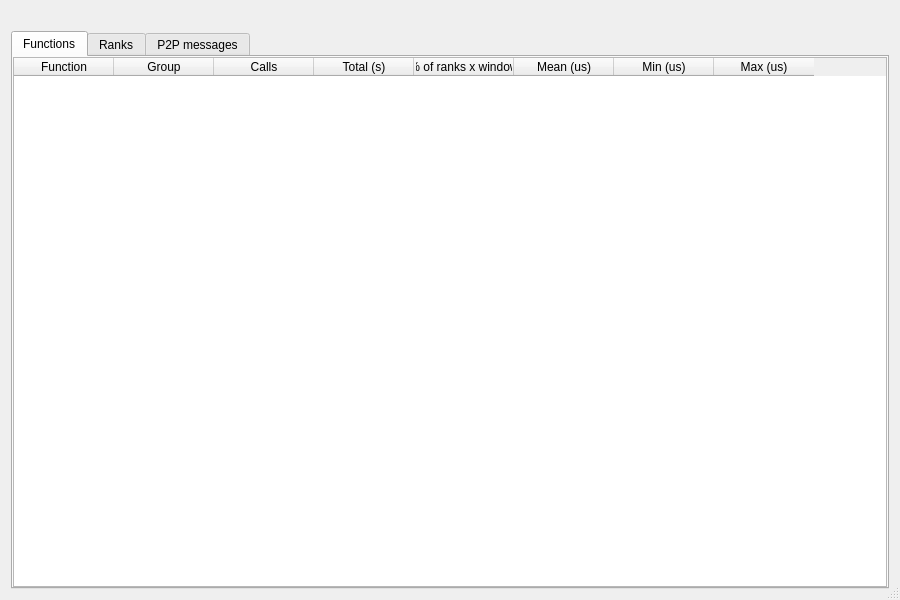
<?xml version="1.0" encoding="UTF-8"?>
<ui version="4.0">
 <class>StatsDialog</class>
 <widget class="QDialog" name="StatsDialog">
  <property name="geometry">
   <rect>
    <x>0</x>
    <y>0</y>
    <width>900</width>
    <height>600</height>
   </rect>
  </property>
  <property name="windowTitle">
   <string>Statistics</string>
  </property>
  <property name="sizeGripEnabled">
   <bool>true</bool>
  </property>
  <layout class="QVBoxLayout" name="verticalLayout">
   <item>
    <widget class="QLabel" name="labelWindow">
     <property name="text">
      <string/>
     </property>
    </widget>
   </item>
   <item>
    <widget class="QTabWidget" name="tabWidget">
     <property name="currentIndex">
      <number>0</number>
     </property>
     <widget class="QTableWidget" name="tableFunctions">
      <property name="editTriggers">
       <set>QAbstractItemView::NoEditTriggers</set>
      </property>
      <property name="selectionBehavior">
       <enum>QAbstractItemView::SelectRows</enum>
      </property>
      <attribute name="title">
       <string>Functions</string>
      </attribute>
      <attribute name="verticalHeaderVisible">
       <bool>false</bool>
      </attribute>
      <column>
       <property name="text">
        <string>Function</string>
       </property>
      </column>
      <column>
       <property name="text">
        <string>Group</string>
       </property>
      </column>
      <column>
       <property name="text">
        <string>Calls</string>
       </property>
      </column>
      <column>
       <property name="text">
        <string>Total (s)</string>
       </property>
      </column>
      <column>
       <property name="text">
        <string>% of ranks x window</string>
       </property>
      </column>
      <column>
       <property name="text">
        <string>Mean (us)</string>
       </property>
      </column>
      <column>
       <property name="text">
        <string>Min (us)</string>
       </property>
      </column>
      <column>
       <property name="text">
        <string>Max (us)</string>
       </property>
      </column>
     </widget>
     <widget class="QTableWidget" name="tableRanks">
      <property name="editTriggers">
       <set>QAbstractItemView::NoEditTriggers</set>
      </property>
      <property name="selectionBehavior">
       <enum>QAbstractItemView::SelectRows</enum>
      </property>
      <attribute name="title">
       <string>Ranks</string>
      </attribute>
      <attribute name="verticalHeaderVisible">
       <bool>false</bool>
      </attribute>
      <column>
       <property name="text">
        <string>Rank</string>
       </property>
      </column>
      <column>
       <property name="text">
        <string>MPI calls</string>
       </property>
      </column>
      <column>
       <property name="text">
        <string>MPI time (s)</string>
       </property>
      </column>
      <column>
       <property name="text">
        <string>MPI % of window</string>
       </property>
      </column>
     </widget>
     <widget class="QTableWidget" name="tableMessages">
      <property name="editTriggers">
       <set>QAbstractItemView::NoEditTriggers</set>
      </property>
      <property name="selectionBehavior">
       <enum>QAbstractItemView::SelectRows</enum>
      </property>
      <attribute name="title">
       <string>P2P messages</string>
      </attribute>
      <attribute name="verticalHeaderVisible">
       <bool>false</bool>
      </attribute>
      <column>
       <property name="text">
        <string>From rank</string>
       </property>
      </column>
      <column>
       <property name="text">
        <string>To rank</string>
       </property>
      </column>
      <column>
       <property name="text">
        <string>Messages</string>
       </property>
      </column>
      <column>
       <property name="text">
        <string>Bytes</string>
       </property>
      </column>
      <column>
       <property name="text">
        <string>Mean bytes</string>
       </property>
      </column>
     </widget>
    </widget>
   </item>
  </layout>
 </widget>
 <resources/>
 <connections/>
</ui>
